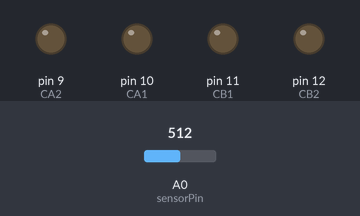
A sketch run on a simulated Arduino Uno, built with avr-gcc and run on an emulated ATmega328P. Parts: output pins drawn as LEDs (lit = HIGH). The test bench sets the inputs (shaded band); at power-on: A0 (sensorPin) = 512.

Above: at 1.2 s.
1.3 s: A0 (sensorPin) set to 685
2.8 s: A0 (sensorPin) set to 709
At 3.9 s:
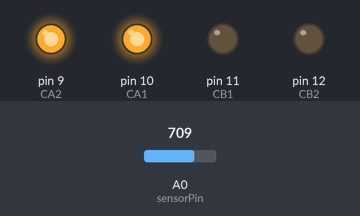
4.3 s: A0 (sensorPin) set to 690
At 5.0 s:
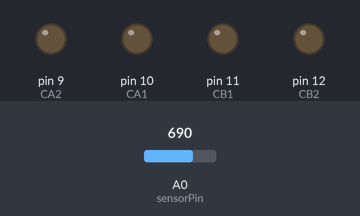
5.8 s: A0 (sensorPin) set to 710
At 6.2 s:
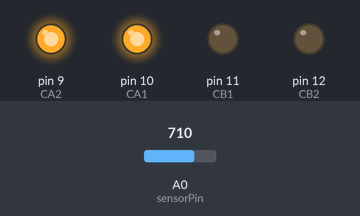
Timing chart, 0 to 8.3 s (numbered marks = the images above; inputs shaded):
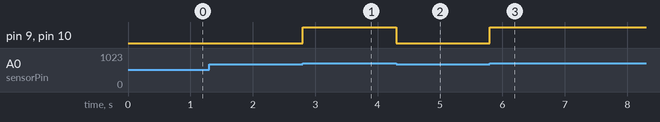

Measured:
- the behaviour switches between 700 and 701 on A0 (sensorPin) (found by bisection; images 0 and 1)
- after the input at 1.3 s, every drawn part: stays the same
- after the input at 2.8 s, pin 9 (CA2), pin 10 (CA1): LOW → HIGH at once
- after the input at 4.3 s, pin 9 (CA2), pin 10 (CA1): HIGH → LOW at once
- after the input at 5.8 s, pin 9 (CA2), pin 10 (CA1): LOW → HIGH at once

The sketch:

lightfl.ino
```cpp
int sensorPin = A0;
int sensorValue =0;
int CA1=10,CB1=11,CA2=9,CB2=12;
void setup() {
  // put your setup code here, to run once:
pinMode(CA1,OUTPUT);
pinMode(CA2,OUTPUT);
pinMode(CB1,OUTPUT);
pinMode(CB2,OUTPUT);
Serial.begin(9600);
}

void loop() {
  // put your main code here, to run repeatedly:
if(analogRead(A0)>700)
{forward();}
else
{
  Stop();
}
}

void forward()
{digitalWrite(CA1,HIGH);
digitalWrite(CB1,LOW);
digitalWrite(CA2,HIGH);
digitalWrite(CB2,LOW);

}
void Stop()
{
  digitalWrite(CA1,LOW);
digitalWrite(CB1,LOW);
digitalWrite(CA2,LOW);
digitalWrite(CB2,LOW);
}
```
